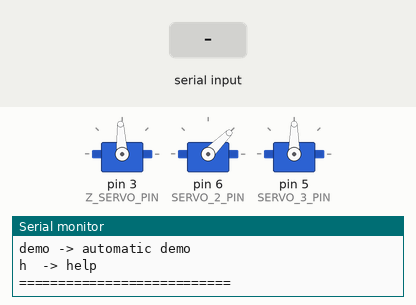
A sketch run on a simulated Arduino Uno, built with avr-gcc and run on an emulated ATmega328P. On the bench: 3 × servo, the last lines printed to the serial monitor. The test bench sets the inputs (shaded band).

Above: at 2.2 s.
2.3 s: "u\n" received over Serial
At 2.45 s:
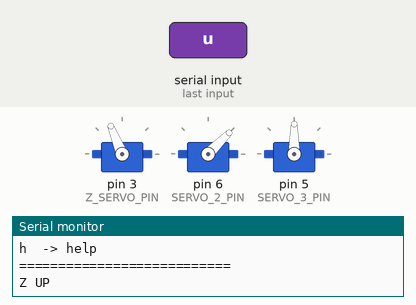
4.1 s: "d\n" received over Serial
At 4.25 s:
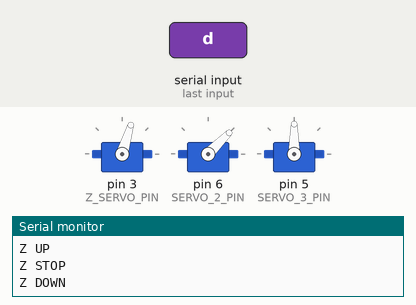
5.9 s: "2a\n" received over Serial
At 6.5 s:
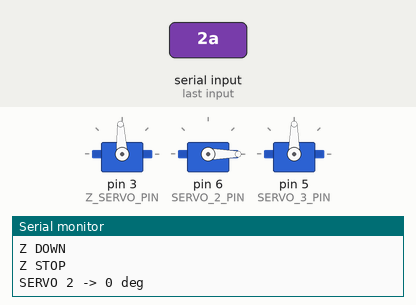
7.4 s: "u\n" received over Serial
At 7.55 s:
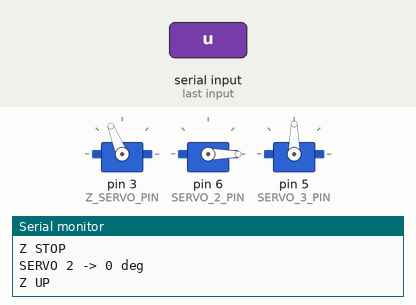
9.2 s: "d\n" received over Serial
At 9.35 s:
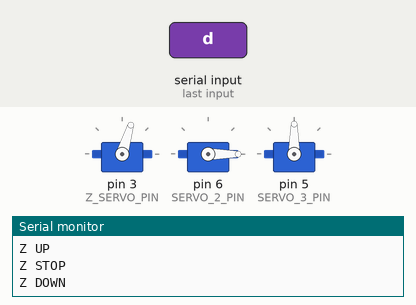
11.0 s: "n\n" received over Serial
At 11.6 s:
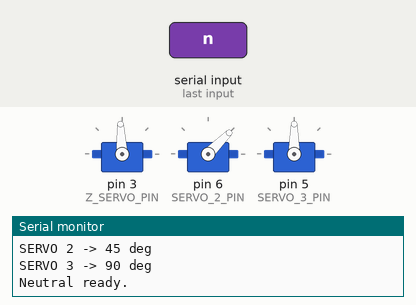
Timing chart, 0 to 13.5 s (numbered marks = the images above; inputs shaded):
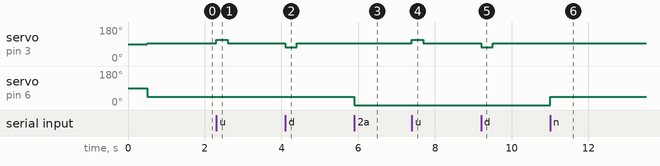

Measured:
- after the input at 2.3 s, servo on pin 3 (Z_SERVO_PIN): 93° → 112° at once, → 93° 0.30 s later
- after the input at 4.1 s, servo on pin 3 (Z_SERVO_PIN): 93° → 73° at once, → 93° 0.30 s later
- after the input at 5.9 s, servo on pin 6 (SERVO_2_PIN): 45° → 0° at once
- after the input at 7.4 s, servo on pin 3 (Z_SERVO_PIN): 93° → 112° at once, → 93° 0.30 s later
- after the input at 9.2 s, servo on pin 3 (Z_SERVO_PIN): 93° → 73° at once, → 93° 0.30 s later
- after the input at 11.0 s, servo on pin 6 (SERVO_2_PIN): 0° → 45° at once

The sketch:

test.ino
```cpp
#include <Arduino.h>
#include <Servo.h>

// ---------------------------------------------------------
// Wiring actual
// ---------------------------------------------------------

#ifndef Z_SERVO_PIN
#define Z_SERVO_PIN 3
#endif

#ifndef SERVO_2_PIN
#define SERVO_2_PIN 6
#endif

#ifndef SERVO_3_PIN
#define SERVO_3_PIN 5
#endif

// No usamos TOOL_SERVO_PIN en esta prueba porque está repetido con SERVO_2_PIN.

// ---------------------------------------------------------
// Calibración Z - MG996R continuo
// ---------------------------------------------------------

#define Z_STOP_US 1500
#define Z_UP_US   1700
#define Z_DOWN_US 1300

// Duración corta para pruebas
#define Z_TEST_TIME_MS 300

// ---------------------------------------------------------
// Servos
// ---------------------------------------------------------

Servo zServo;
Servo servo2;
Servo servo3;

// Posiciones actuales
int servo2Angle = 45;
int servo3Angle = 90;

// ---------------------------------------------------------
// Helpers
// ---------------------------------------------------------

void stopZ() {
  zServo.writeMicroseconds(Z_STOP_US);
  Serial.println("Z STOP");
}

void moveZUp(unsigned long durationMs) {
  Serial.println("Z UP");
  zServo.writeMicroseconds(Z_UP_US);
  delay(durationMs);
  stopZ();
}

void moveZDown(unsigned long durationMs) {
  Serial.println("Z DOWN");
  zServo.writeMicroseconds(Z_DOWN_US);
  delay(durationMs);
  stopZ();
}

void moveServo2(int angle) {
  angle = constrain(angle, 0, 180);
  servo2Angle = angle;
  servo2.write(servo2Angle);

  Serial.print("SERVO 2 -> ");
  Serial.print(servo2Angle);
  Serial.println(" deg");
}

void moveServo3(int angle) {
  angle = constrain(angle, 0, 180);
  servo3Angle = angle;
  servo3.write(servo3Angle);

  Serial.print("SERVO 3 -> ");
  Serial.print(servo3Angle);
  Serial.println(" deg");
}

void printHelp() {
  Serial.println();
  Serial.println("=== Motor Test Commands ===");
  Serial.println("n  -> neutral positions");
  Serial.println("u  -> Z up short pulse");
  Serial.println("d  -> Z down short pulse");
  Serial.println("s  -> Z stop");
  Serial.println("2a -> Servo 2 to 0 deg");
  Serial.println("2b -> Servo 2 to 45 deg");
  Serial.println("2c -> Servo 2 to 90 deg");
  Serial.println("2d -> Servo 2 to 135 deg");
  Serial.println("2e -> Servo 2 to 180 deg");
  Serial.println("3a -> Servo 3 to 0 deg");
  Serial.println("3b -> Servo 3 to 60 deg");
  Serial.println("3c -> Servo 3 to 90 deg");
  Serial.println("3d -> Servo 3 to 120 deg");
  Serial.println("3e -> Servo 3 to 180 deg");
  Serial.println("demo -> automatic demo");
  Serial.println("h  -> help");
  Serial.println("===========================");
  Serial.println();
}

void neutralPosition() {
  Serial.println("Moving to neutral position...");

  stopZ();
  moveServo2(45);
  moveServo3(90);

  delay(500);

  Serial.println("Neutral ready.");
}

void demoMotion() {
  Serial.println("Starting demo...");

  neutralPosition();
  delay(1000);

  Serial.println("Testing Servo 2...");
  moveServo2(0);
  delay(700);
  moveServo2(45);
  delay(700);
  moveServo2(90);
  delay(700);
  moveServo2(135);
  delay(700);
  moveServo2(45);
  delay(1000);

  Serial.println("Testing Servo 3...");
  moveServo3(60);
  delay(700);
  moveServo3(90);
  delay(700);
  moveServo3(120);
  delay(700);
  moveServo3(90);
  delay(1000);

  Serial.println("Testing Z...");
  moveZUp(Z_TEST_TIME_MS);
  delay(1000);
  moveZDown(Z_TEST_TIME_MS);
  delay(1000);

  neutralPosition();

  Serial.println("Demo finished.");
}

// ---------------------------------------------------------
// Arduino setup / loop
// ---------------------------------------------------------

void setup() {
  Serial.begin(115200);

  zServo.attach(Z_SERVO_PIN);
  servo2.attach(SERVO_2_PIN);
  servo3.attach(SERVO_3_PIN);

  delay(500);

  neutralPosition();
  printHelp();
}

void loop() {
  if (!Serial.available()) {
    return;
  }

  String cmd = Serial.readStringUntil('\n');
  cmd.trim();

  if (cmd.length() == 0) {
    return;
  }

  if (cmd == "h") {
    printHelp();
  }

  else if (cmd == "n") {
    neutralPosition();
  }

  else if (cmd == "u") {
    moveZUp(Z_TEST_TIME_MS);
  }

  else if (cmd == "d") {
    moveZDown(Z_TEST_TIME_MS);
  }

  else if (cmd == "s") {
    stopZ();
  }

  else if (cmd == "2a") {
    moveServo2(0);
  }

  else if (cmd == "2b") {
    moveServo2(45);
  }

  else if (cmd == "2c") {
    moveServo2(90);
  }

  else if (cmd == "2d") {
    moveServo2(135);
  }

  else if (cmd == "2e") {
    moveServo2(180);
  }

  else if (cmd == "3a") {
    moveServo3(0);
  }

  else if (cmd == "3b") {
    moveServo3(60);
  }

  else if (cmd == "3c") {
    moveServo3(90);
  }

  else if (cmd == "3d") {
    moveServo3(120);
  }

  else if (cmd == "3e") {
    moveServo3(180);
  }

  else if (cmd == "demo") {
    demoMotion();
  }

  else {
    Serial.print("Unknown command: ");
    Serial.println(cmd);
    printHelp();
  }
}
```

test_prismatic.cpp
```cpp

```

test_stepper.cpp
```cpp

```
